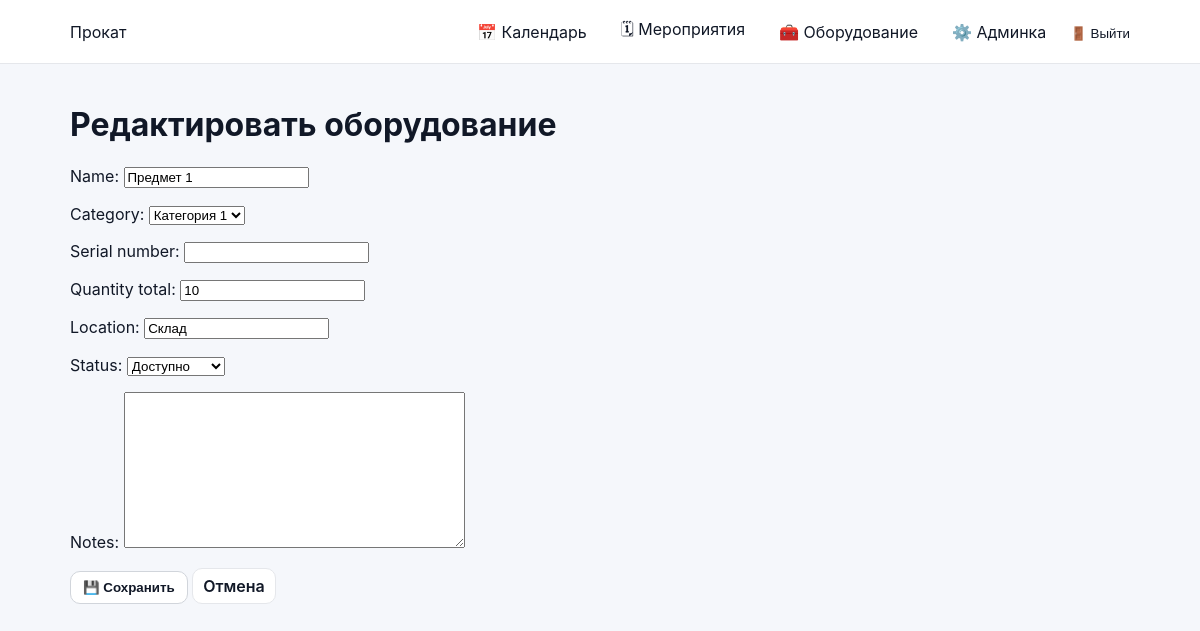
Page /equipment/1/edit/ (signed in) on the earlier database version.
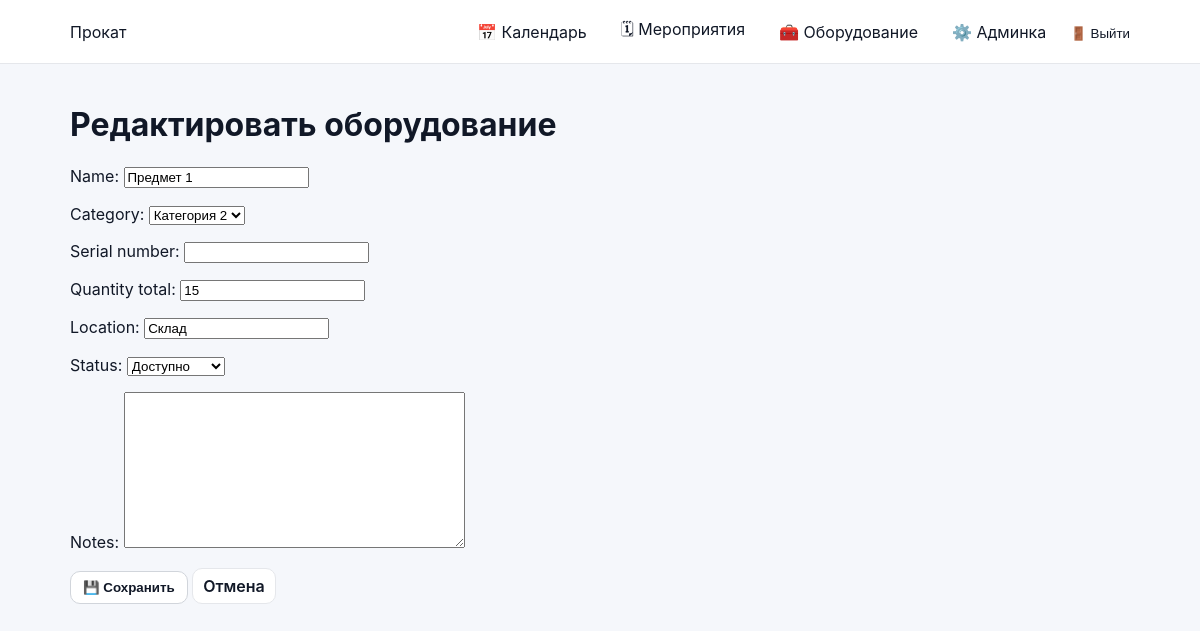
Same page on the later database version.
### inventory/models.py (models this page shows, shortened)
class Equipment(models.Model):
    STATUS_CHOICES = (
        ('available', 'Доступно'),
        ('rented', 'В прокате'),
        ('broken', 'Неисправно'),
    )
    name = models.CharField(max_length=200)
    category = models.ForeignKey(
        EquipmentCategory,
        on_delete=models.PROTECT,
        related_name='equipment'
    )
    serial_number = models.CharField(max_length=100, blank=True, null=True)
    quantity_total = models.PositiveIntegerField()
    location = models.CharField(max_length=200, blank=True)
    status = models.CharField(max_length=20, choices=STATUS_CHOICES, default='available')
    notes = models.TextField(blank=True)

class EquipmentCategory(models.Model):
    name = models.CharField(max_length=100, unique=True)
    def __str__(self):
        return self.name

### inventory/views.py (the view)
# urls.py: path("equipment/<int:equipment_id>/edit/", views.equipment_update_view, name="equipment_edit"),
@login_required
def equipment_update_view(request, equipment_id):
    if not can_edit_inventory(request.user):
        return HttpResponseForbidden("Недостаточно прав")
    obj = get_object_or_404(Equipment, id=equipment_id)
    if request.method == "POST":
        form = EquipmentForm(request.POST, instance=obj)
        if form.is_valid():
            form.save()
            return redirect("equipment_list_all")
    else:
        form = EquipmentForm(instance=obj)
    return render(request, "inventory/equipment_form.html", {
        "form": form,
        "title": "Редактировать оборудование",
    })

### inventory/views.py
class EquipmentForm(forms.ModelForm):
    class Meta:
        model = Equipment
        fields = ["name", "category", "serial_number", "quantity_total", "location", "status", "notes"]

### accounts/context_processors.py (called while the page is built)
def authz_flags(request):
    user = getattr(request, "user", None)
    return {
        "is_manager": is_manager(user),
        "is_senior_engineer": is_senior_engineer(user),
        "is_engineer": is_engineer(user),
        "can_manage_staff": can_manage_staff(user),
        "can_edit_event_card": can_edit_event_card(user),
        "can_edit_event_equipment": can_edit_event_equipment(user),
        "can_edit_inventory": can_edit_inventory(user),
    }

### accounts/permissions.py (called while the page is built)
def is_super(user) -> bool:
    return bool(user and user.is_authenticated and getattr(user, "is_superuser", False))

def is_manager(user) -> bool:
    return is_super(user) or _in_group(user, ROLE_MANAGER)

def is_senior_engineer(user) -> bool:
    return is_super(user) or _in_group(user, ROLE_SENIOR)

def is_engineer(user) -> bool:
    return is_super(user) or _in_group(user, ROLE_ENGINEER)

def can_manage_staff(user) -> bool:
    return is_manager(user)

def can_edit_event_card(user) -> bool:
    return is_manager(user)

### inventory/templates/inventory/equipment_form.html (shortened to what this page needs)
{% extends "base.html" %}
{% block content %}
<h1>{{ title }}</h1>
<form method="post">
    {{ form.as_p }}
    <button type="submit" class="btn">💾 Сохранить</button>
    <a class="btn-secondary" href="{% url 'equipment_list' %}">Отмена</a>
</form>
{% endblock %}

Differences in the rows shown:
changed Equipment "Склад": category "Категория 1" → "Категория 2"; quantity_total "10" → "15"
